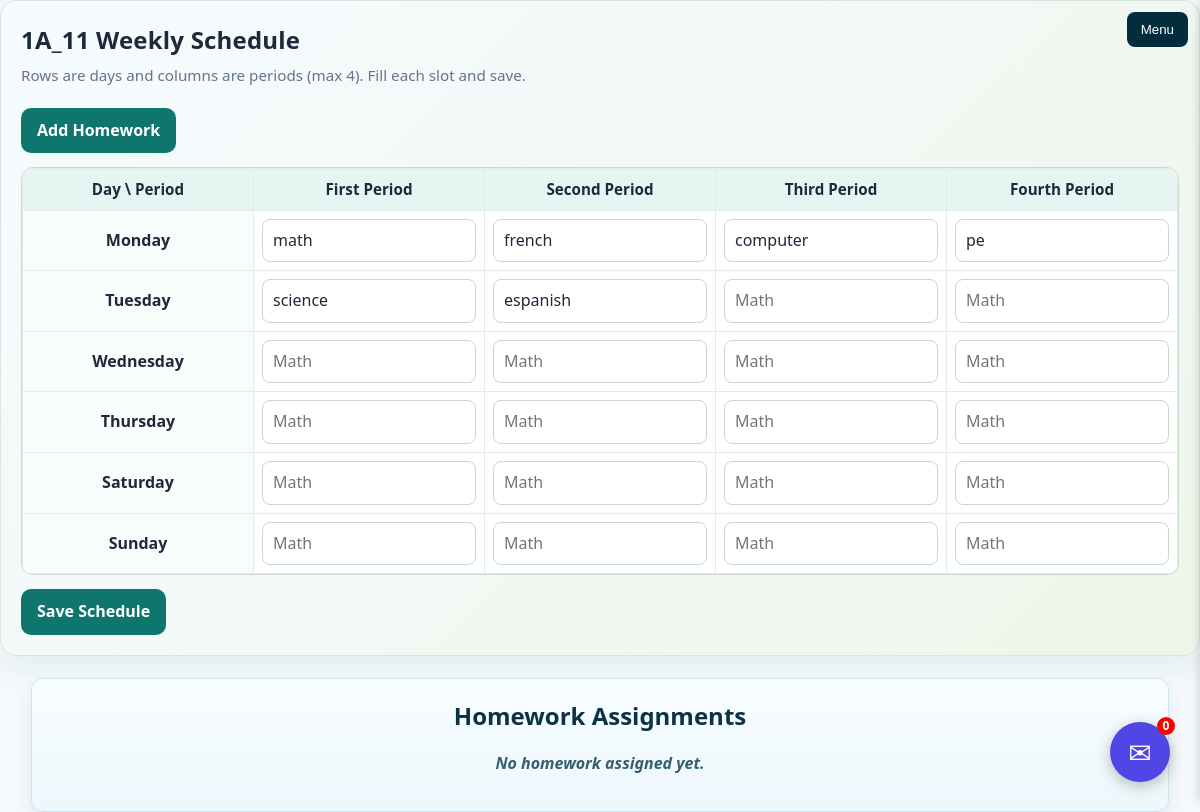
The page /students/classroom_detail/4/ (signed in) on the database its author committed.
### lessons/models.py (models this page shows, shortened)
class Stage(models.Model):
    name = models.CharField(max_length=50)

class Period(models.Model):
    name = models.CharField(max_length=20)  # e.g., "First Period", "Second Period"
    order = models.PositiveIntegerField(default=0)  # For sorting
    class Meta:
        ordering = ["order"]

class Day(models.Model):
    name = models.CharField(max_length=20, choices=DAY_CHOICES, unique=True)
    order = models.PositiveIntegerField(default=0)  # For sorting
    class Meta:
        ordering = ["order"]
        constraints = [
            models.CheckConstraint(
                check=models.Q(name__in=[choice[0] for choice in DAY_CHOICES]),
                name="day_name_without_friday",
            )
        ]

class Lessons(models.Model):
    stage = models.ForeignKey(Stage, on_delete=models.CASCADE, related_name="lessons" , default=1)
    day = models.ForeignKey(Day, on_delete=models.CASCADE, related_name="lessons" , default=1)
    period = models.ForeignKey(Period, on_delete=models.CASCADE, related_name="lessons", null=True, blank=True)
    lesson_name = models.CharField(max_length=100)
    class Meta:
        constraints = [
            models.UniqueConstraint(fields=["stage", "day", "period"], name="unique_stage_day_period")
        ]

### students/views.py (the view, shortened to what this page needs)
# urls.py: path('classroom_detail/<int:pk>/' , views.classroom_detail , name='classroom_detail'),
def classroom_detail(request , pk):
    if not request.user.is_authenticated:
        messages.error(request, 'Login first')
        return redirect('user:login')
    classroom = get_object_or_404(ClassRoom, pk=pk)
    is_admin_user = request.user.is_admin or request.user.is_superuser
    is_teacher_class_owner = request.user.is_teacher and classroom.teacher.filter(user=request.user).exists()
    is_student_of_this_class = False
    if request.user.is_student:
        try:
            is_student_of_this_class = request.user.student_profile.class_room_id == classroom.id
        except Exception:
            is_student_of_this_class = False
    if not (is_admin_user or is_teacher_class_owner or is_student_of_this_class):
        messages.error(request, 'you do not have right premisions for this action')
        return redirect('core:home')
    can_edit = is_admin_user or is_teacher_class_owner
    stage, _ = Stage.objects.get_or_create(name=classroom.name)
    days, periods = _ensure_days_and_periods()
    existing_lessons = {
        (lesson.day_id, lesson.period_id): lesson
        for lesson in Lessons.objects.filter(stage=stage, day__in=days, period__in=periods)
    }
    grid_rows = []
    for day in days:
        row_cells = []
        for period in periods:
            existing = existing_lessons.get((day.id, period.id))
            row_cells.append(
                {
                    "field_name": f"slot_{day.id}_{period.id}",
                    "value": existing.lesson_name if existing else "",
                }
            )
        grid_rows.append({"day": day, "cells": row_cells})
    return render(
        request,
        "classroom.html",
        {
            "classroom": classroom,
            "stage": stage,
            "periods": periods,
            "grid_rows": grid_rows,
            "can_edit": can_edit,
            "homework_list": classroom.home_work.all().order_by("-created_at"),
        },
    )

### user/models.py (called while the page is built)
    @property
    def is_student(self): return self.role == 'student'

    @property
    def is_teacher(self): return self.role == 'teacher'

    @property
    def is_admin(self): return self.role == 'admin'

### students/templates/classroom.html (shortened to what this page needs)
{% extends 'base.html' %} {% block content %}
<section class="schedule-shell">
  <h2 class="schedule-title">{{ stage.name }} Weekly Schedule</h2>
  {% if can_edit %}
  <p class="schedule-subtitle">
    Rows are days and columns are periods (max 4). Fill each slot and save.
  </p>
  <button type="button" class="classroom-menu-trigger" id="openClassroomMenu">
    Add Homework
  </button>
  {% else %}
  <p class="schedule-subtitle">
    Rows are days and columns are periods (max 4). This view is read-only for
    students.
  </p>
  {% endif %} {% if can_edit %}
  <form method="post">
    {% csrf_token %} {% endif %}
    <div class="table-wrap">
      <table class="schedule-table">
        <thead>
          <tr>
            <th>Day \ Period</th>
            {% for period in periods %}
            <th>{{ period.name }}</th>
            {% endfor %}
          </tr>
        </thead>
        <tbody>
          {% for row in grid_rows %}
          <tr>
            <th>{{ row.day.name }}</th>
            {% for cell in row.cells %}
            <td>
              {% if can_edit %}
              <input
                class="slot-input"
                type="text"
                name="{{ cell.field_name }}"
                value="{{ cell.value }}"
                placeholder="Math"
              />
              {% else %} {{ cell.value|default:"-" }} {% endif %}
            </td>
            {% endfor %}
          </tr>
          {% endfor %}
        </tbody>
      </table>
    </div>
    {% if can_edit %}
    <button class="save-btn" type="submit">Save Schedule</button>
    {% endif %} {% if can_edit %}
  </form>
  {% endif %}
</section>
<div class="homework-section">
  <h2 class="homework-title">Homework Assignments</h2>
  {% if homework_list %}
  <ul class="homework-list">
    {% for hw in homework_list %}
    <li class="homework-item">
      <h3 class="homework-subject">{{ hw.title }}</h3>
      <p class="homework-desc">{{ hw.description }}</p>
      <p class="homework-due">
        Expires in:
        <span
          class="homework-expiry-timer"
          data-created-at="{{ hw.created_at|date:'c' }}"
        >
          --
        </span>
      </p>
    </li>
    {% endfor %} {% else %}
    <p class="no-homework">No homework assigned yet.</p>
  {% endif %}
</div>
{% endblock %}

### static/style.css (style rules this page uses)
html { font-family: 'Segoe UI', Tahoma, Geneva, Verdana, sans-serif; }
body { margin: 0; background: #f5f9fb; color: #0f2f3d; line-height: 1.6; }
html, body { margin: 0; padding: 0; height: 100%; width: 100%; }
.schedule-shell { --schedule-bg: linear-gradient(135deg, #f6fbff 0%, #eef6ea 100%); --schedule-panel: #ffffff; --schedule-line: #c9d9d0; --schedule-ink: #1e293b; --schedule-muted: #64748b; --schedule-accent: #0f766e; --schedule-accent-hover: #115e59; --schedule-head: #e7f5f2; color: var(--schedule-ink); background: var(--schedule-bg); border: 1px solid #d7e7dd; border-radius: 16px; padding: 20px; box-shadow: 0 12px 26px rgba(15, 118, 110, 0.08); }
.schedule-shell .schedule-title { margin: 0 0 4px; font-size: 1.5rem; font-weight: 700; letter-spacing: 0.2px; }
.schedule-shell .schedule-subtitle { margin: 0 0 16px; color: var(--schedule-muted); font-size: 0.95rem; }
.schedule-shell .table-wrap { overflow-x: auto; border: 1px solid var(--schedule-line); border-radius: 12px; background: var(--schedule-panel); }
.schedule-shell .schedule-table { width: 100%; min-width: 700px; border-collapse: collapse; table-layout: fixed; }
.schedule-shell .schedule-table th, .schedule-shell .schedule-table td { border: 1px solid #e3ece7; padding: 8px; text-align: center; vertical-align: middle; }
.schedule-shell .schedule-table thead th { background: var(--schedule-head); font-weight: 700; font-size: 0.95rem; }
.schedule-shell .schedule-table tbody th { background: #f8fcfa; white-space: nowrap; font-weight: 700; width: 160px; }
.schedule-shell .slot-input { display: block; width: 100%; min-width: 0; margin: 0; box-sizing: border-box; border: 1px solid #c8d8cf; border-radius: 8px; padding: 8px 10px; line-height: 1.2; font: inherit; color: var(--schedule-ink); background: #fff; transition: border-color 0.2s ease, box-shadow 0.2s ease; }
.schedule-shell .save-btn { margin-top: 14px; border: 0; border-radius: 10px; background: var(--schedule-accent); color: #fff; padding: 10px 16px; font: inherit; font-weight: 700; cursor: pointer; transition: background 0.2s ease, transform 0.15s ease; }
.homework-section { width: min(1100px, 96%); margin: 22px auto; padding: 18px; border-radius: 12px; border: 1px solid #cfe5ef; background: linear-gradient(180deg, #f8fdff 0%, #edf7fc 100%); box-shadow: 0 8px 16px rgb(3 45 60 / 8%); }
.homework-title { text-align: center; margin: 0 0 12px; color: #0b3344; font-size: clamp(1.2rem, 2vw, 1.7rem); }
.no-homework { text-align: center; color: #355f70; font-weight: 600; font-style: italic; }
.classroom-menu-trigger { margin: 4px 0 14px; border: 0; border-radius: 10px; background: #0f766e; color: #fff; padding: 10px 16px; font: inherit; font-weight: 700; cursor: pointer; transition: background 0.2s ease, transform 0.15s ease; }

### rows shown on the page
Stage: name "1A_11"
Period: name "First Period"
Period: name "Second Period"
Period: name "Third Period"
Period: name "Fourth Period"
Day: day.name "Monday"
Lessons: value "math"
Lessons: value "french"
Lessons: value "computer"
Lessons: value "pe"
Day: day.name "Tuesday"
Lessons: value "science"
Lessons: value "espanish"
Day: day.name "Wednesday"
Day: day.name "Thursday"
Day: day.name "Saturday"
Day: day.name "Sunday"
